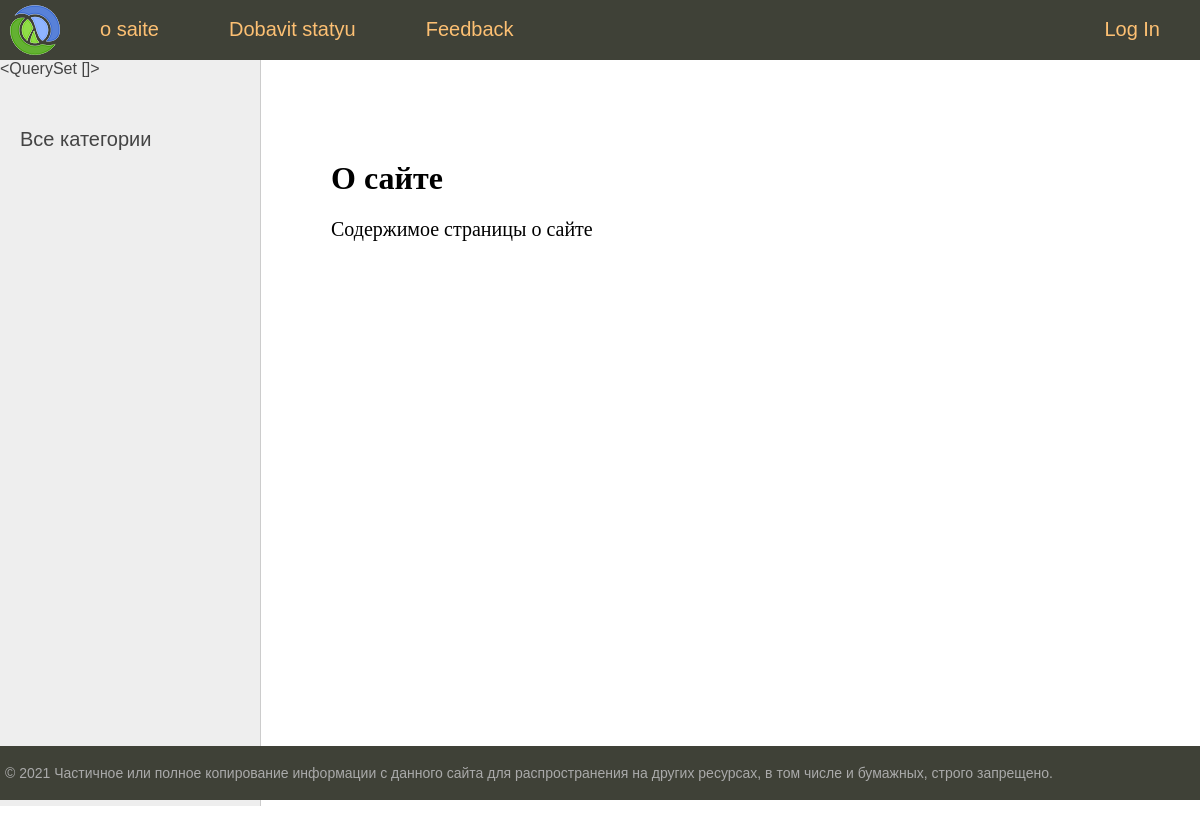
Page /about/ on the earlier database version.
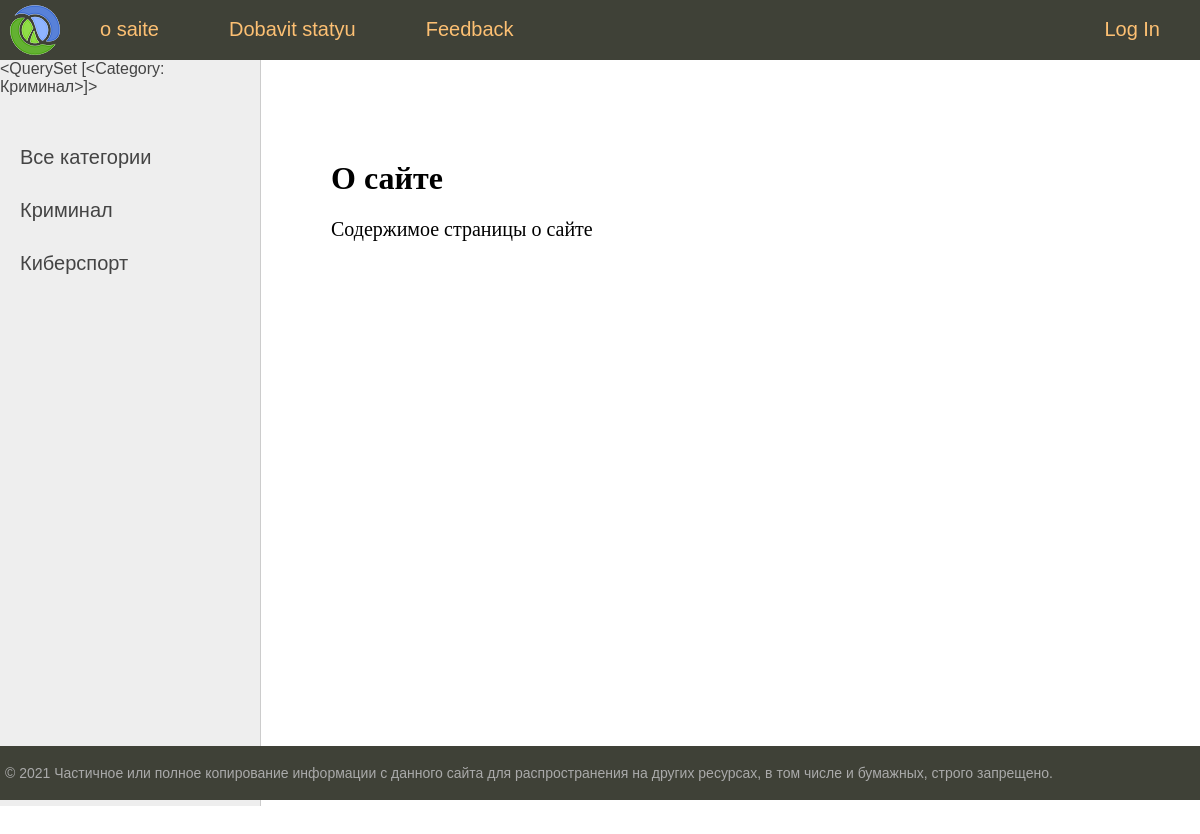
Same page on the later database version.
### news/models.py (models this page shows)
class Category(models.Model):
    name = models.CharField(max_length=100, db_index=True, verbose_name='категорияe')
    slug = models.SlugField(max_length=100, unique=True, db_index=True, verbose_name='URL')
    def __str__(self):
        return self.name
    def get_absolute_url(self):
        return reverse('category', kwargs={'cat_id': self.pk})
    class Meta:
        verbose_name = 'категория'
        verbose_name_plural = 'категории'
        ordering = ['id']

### news/views.py (the view)
# urls.py: path('about/', about, name='about'),
def about(request):
    return render(request, 'news/about.html', {'title': 'О сайте'})

### news/templatetags/news_tag.py (called while the page is built)
@register.simple_tag()
def get_categories(filter=None):
    if not filter:
        return Category.objects.all()
    else:
        return Category.objects.filter(pk=filter)

@register.inclusion_tag('news/list_categories.html')
def show_categories(sort=None,cat_selected=0):
    if not sort:
        cats = Category.objects.all()
    else:
        cats = Category.objects.order_by(sort)
    return {"cats":cats, "cat_selected": cat_selected}

@register.inclusion_tag('news/menu.html')
def show_menu():
    menu = [
        {'title': 'o saite', 'url_name': 'about'},
        {'title': 'Dobavit statyu', 'url_name': 'add_page'},
        {'title': 'Feedback', 'url_name': 'contact'},
        {'title': 'Log In', 'url_name': 'login'},
    ]
    return {"menu": menu}

### news/templates/news/about.html
{% extends 'news/base.html' %}
{% block content %}
<h1>{{title}}</h1>
<p>Содержимое страницы о сайте
{% endblock %}

### news/templates/news/base.html (shortened to what this page needs)
{% load static %}
{% load news_tag %}
<!DOCTYPE html>
<html>
<head>
	<link type="text/css" href="{% static 'news/css/styles.css' %}" rel="stylesheet" />
</head>
<body>
<table class="table-page" border=0 cellpadding="0" cellspacing="0">
<tr><td valign=top>
{% block mainmenu %}
	{% show_menu %}
{% endblock mainmenu %}
<table class="table-content" border=0 cellpadding="0" cellspacing="0">
<tr>
	<td valign="top" class="left-chapters">
		{% get_categories filter=2 %}
	<ul id="leftchapters">
		{% if cat_selected == 0 %}
			<li class="selected">Все категории</li>
		{% else %}
			<li><a href="{% url 'home' %}">Все категории</a> </li>
		{% endif %}
		{% show_categories '-name' cat_selected %}
	</ul>
</td>
<td valign="top" class="content">
	<div class="content-text">
{% block content %}
{% endblock %}
	</div>
</td></tr></table>
</td></tr>
<tr><td valign=top>
	<div id="footer">
		<p>&copy; 2021 Частичное или полное копирование информации с данного сайта для распространения на других ресурсах, в том числе и бумажных, строго запрещено.</p>
	</div>
</td></tr></table>
</body>
</html>

### news/templates/news/list_categories.html
{% for c in cats %}
			{% if c.pk == cat_selected %}
				<li class="selected">{{c.name}}</li>
			{% else %}
				<li><a href="{{ c.get_absolute_url }}">{{ c.name }}</a> </li>
			{% endif %}
{% endfor %}

Differences in the rows shown:
added Category: name "<QuerySet [<Category: Криминал>]>", name "Криминал"
added Category: name "Киберспорт"
Other differences:
text no longer shown: "<QuerySet []>"
